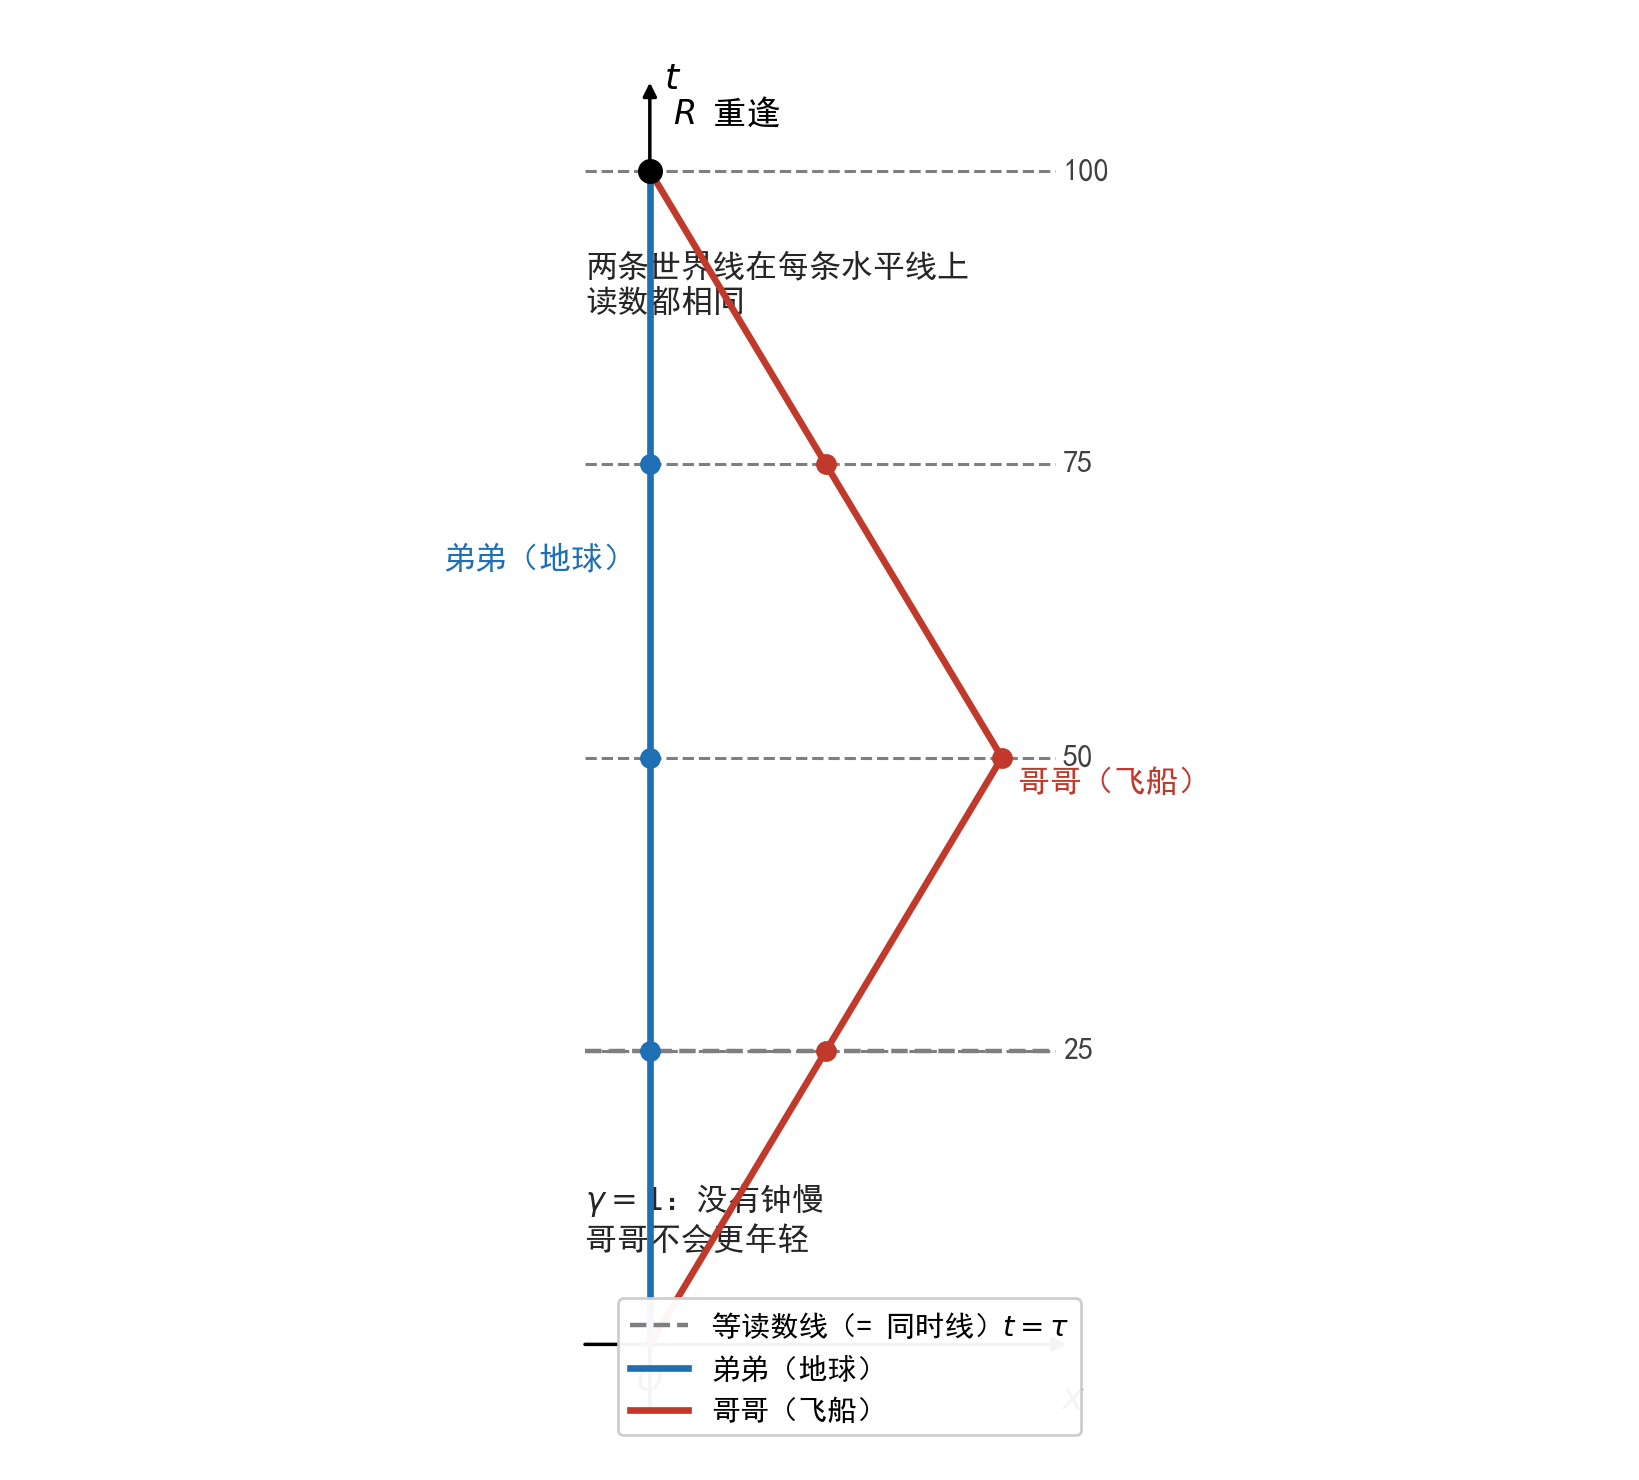

Write Python code to recreate this figure.
# -*- coding: utf-8 -*-
"""
第 14 章配图：地球版双生子，在绝对时间公设（K = 无穷）下的世界线。

设定：弟弟留在地球（x=0），哥哥以 v 飞离到 d 后折返，在 R 重逢。
K = 无穷 时：
  等读数轨迹   t^2 - x^2/K^2 = tau^2   退化为水平直线  t = tau
  钟慢因子     gamma(K) = 1/sqrt(1-v^2/K^2) = 1
故两条形状完全不同的世界线，处处读数相同，重逢时同龄。
"""
import numpy as np
import matplotlib
matplotlib.use("Agg")
import matplotlib.pyplot as plt
import sympy as sp

# ------------------------------------------------------------------ 符号核验
K, v, tau = sp.symbols("K v tau", positive=True)
gam = 1 / sp.sqrt(1 - v ** 2 / K ** 2)
print("gamma(K)   =", gam)
print("K -> oo    =", sp.limit(gam, K, sp.oo))
print("等读数曲线 t^2 - x^2/K^2 = tau^2 在 K->oo 时退化为 t = tau（水平直线）")

# 数值设定
vn = 0.6                 # 飞船速率（c=1）
T = 100.0                # 地球系往返总时间
d = vn * T / 2           # 单程距离 = 30（光年）
print("v=%.2f  往返 T=%.1f  单程距离 d=%.1f  单程用时=%.1f" % (vn, T, d, d / vn))
print("K=c    : 弟弟 %.1f 年，哥哥 %.1f 年（gamma=1.25）" % (T, T / 1.25))
print("K=oo   : 弟弟 %.1f 年，哥哥 %.1f 年（gamma=1）" % (T, T))

plt.rcParams["font.sans-serif"] = ["SimHei", "Microsoft YaHei", "Arial Unicode MS"]
plt.rcParams["axes.unicode_minus"] = False

BLUE, RED, GREY = "#1f6fb5", "#c0392b", "#7f7f7f"

fig, ax = plt.subplots(figsize=(8.2, 7.4))
ax.set_aspect("equal")
ax.axis("off")
ax.set_xlim(-9, 38)
ax.set_ylim(-9, 112)

# 坐标轴
ax.annotate("", xy=(0, 108), xytext=(0, -6),
            arrowprops=dict(arrowstyle="-|>", color="k", lw=1.25), zorder=3)
ax.annotate("", xy=(36, 0), xytext=(-6, 0),
            arrowprops=dict(arrowstyle="-|>", color="k", lw=1.25), zorder=3)
ax.text(1.2, 107, "$t$", fontsize=13)
ax.text(35.0, -5.5, "$x$", fontsize=13)

# 等读数线（= 同时线）：水平直线 t = tau
for tt in [25.0, 50.0, 75.0, 100.0]:
    ax.plot([-5.5, 34.5], [tt, tt], "--", color=GREY, lw=1.1, zorder=1)
ax.plot([-5.5, 34.5], [25.0, 25.0], "--", color=GREY, lw=1.6, zorder=1,
        label="等读数线（= 同时线）$t=\\tau$")

# 读数标注（右侧）
for tt in [25.0, 50.0, 75.0, 100.0]:
    ax.text(35.2, tt, "%d" % int(tt), fontsize=11, va="center", color="0.25")

# 弟弟：竖直线
ax.plot([0, 0], [0, T], "-", color=BLUE, lw=2.4, zorder=4, label="弟弟（地球）")
# 哥哥：折线
ax.plot([0, d, 0], [0, T / 2, T], "-", color=RED, lw=2.4, zorder=4, label="哥哥（飞船）")

# 交点
for tt, xg in [(25.0, vn * 25.0), (50.0, d), (75.0, vn * 25.0), (100.0, 0.0)]:
    ax.plot([0], [tt], "o", color=BLUE, ms=6.5, zorder=5)
    if tt < 100.0:
        ax.plot([xg], [tt], "o", color=RED, ms=6.5, zorder=5)
ax.plot([0], [T], "o", color="k", ms=8, zorder=6)

# 文字标注
ax.text(-1.2, 66, "弟弟（地球）", fontsize=11.5, color=BLUE, ha="right")
ax.text(d + 1.4, 47, "哥哥（飞船）", fontsize=11.5, color=RED)
ax.text(-1.2, -4.0, "$O$", fontsize=12)
ax.text(2.0, 104, "$R$ 重逢", fontsize=12)
ax.text(-5.5, 88, "两条世界线在每条水平线上\n读数都相同", fontsize=11.5, color="0.15")
ax.text(-5.5, 8, "$\\gamma=1$：没有钟慢\n哥哥不会更年轻", fontsize=11.5, color="0.15")

ax.legend(loc="lower right", fontsize=10.5, framealpha=0.96)
plt.tight_layout()
plt.savefig("twins-earth-absolute.png", dpi=200, facecolor="white")
print("saved twins-earth-absolute.png")
